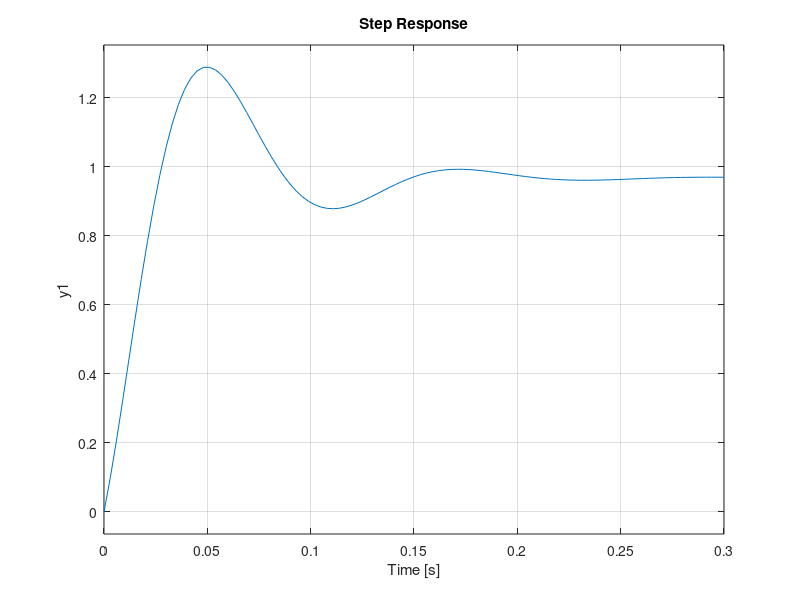

This chart was generated by the following MATLAB code: (Note: this script raises an error after producing the figure.)
% Plant 1 - Specification 2 Design
%% System Definitions

Gp = tf([6, 600], [20, 240, 2000]);
Hy = 1;


%% First, design through normal continuous methods

%%% Initial test - see how uncompensated system performs
Gol_u = Gp;
Gcl_u = feedback(100*Gp, Hy);

%figure
subplot(2,1,1)
margin(Gol_u)
subplot(2,1,2)
step(Gcl_u)

%%%% Get performance measures
verifier(Gp, 1, 1, Hy);

%%%% Output
% Phase margin: Inf
% Gain margin: Inf
% Crossover frequency: NaN
% Bandwidth: 14.047161
% Percent overshoot: 13.457347
% Rise time: 0.149452
% Settling time: 0.498646
% Steady state error - step: 76.923077%
% Steady state error - ramp: Inf%
% Tracking accuracy: 78.930705%
% Noise rejection: 7.562614e-02
% Disturbance rejection: 4.285852e-01
% Max control effort: 1.000000
% ISE: 0.045382

%%%% Need the following
% Higher bandwidth
% Lower settling time
% Lower percent overshoot
% Lower tracking error
% Lower ISE
%
% This summarizes to needing higher accuracy and higher speed, so we can try a PID controller


%%% Implement PID controller
%%%% Determine closed-loop bandwidth
wb_min = 100;
wc_min = wb_min/sqrt(2)
% Add more to wc since we need extra damping once we switch to discrete time anyway
wc = wc_min*1.5
%%%% Approximate wz, tau_d, and tau_i
wz = wc/5
tau_d = 1/wz
tau_i = 1/wz
% Find kp based on what is needed to hit wc
Gc_nokp = tf([tau_d, 1+tau_d/tau_i, 1/tau_i], [1, 0])
Gol_nokp = Gp*Gc_nokp
[mag, ~, ~] = bode(Gol_nokp, wc)
mag_db = 20*log10(mag)
% kp needs to increase magnitude by 33.956dB
kp = 1/mag
% Add an additional pole for realizable form
Gc = Gc_nokp * tf([1], [0.01, 1]);

%%%% Test system
verifier(Gp, kp, Gc, Hy);

%%%% Adjust until values pass
kp = 50
tau_d = 0.0471*10
tau_i = tau_d
Gc_nokp = tf([tau_d, 1+tau_d/tau_i, 1/tau_i], [1, 0])
Gc = Gc_nokp * tf([1], [0.01, 1]);

verifier(Gp, kp, Gc, Hy);


%%% The above parameters pass, convert to discrete time
%%%% Let's start out with an Fs of 1500
Fs = 5000;
Ts = 1/Fs;

Gc_z = c2d(kp*Gc, Ts, 'tustin');
Gp_z = c2d(Gp, Ts, 'zoh');
Try_z = feedback(Gp_z*Gc_z, 1);
Gol_z = Gp_z*Gc_z;
%%%% Check the bandwidth
ClWb = (bandwidth(Try_z) / (2*pi))
Fs_max = ClWb*50
Fs

%%% Verify controller passes
wb = ClWb

info = stepinfo(Try_z);
settlingtime = info.SettlingTime
PO = info.Overshoot

wt = 5.0;
Trez = feedback(1, Gc_z*Gp_z);
tracking_error = bode(Trez, wt)*100

[y_stepe, t_stepe] = step(Try_z);
ISE = trapz(t_stepe, y_stepe.^2)

%%% Information for project file
Ts2=Ts
Nf2=NaN;
K2=NaN;
[Nc2, Dc2] = tfdata(Try_z, 'v')
